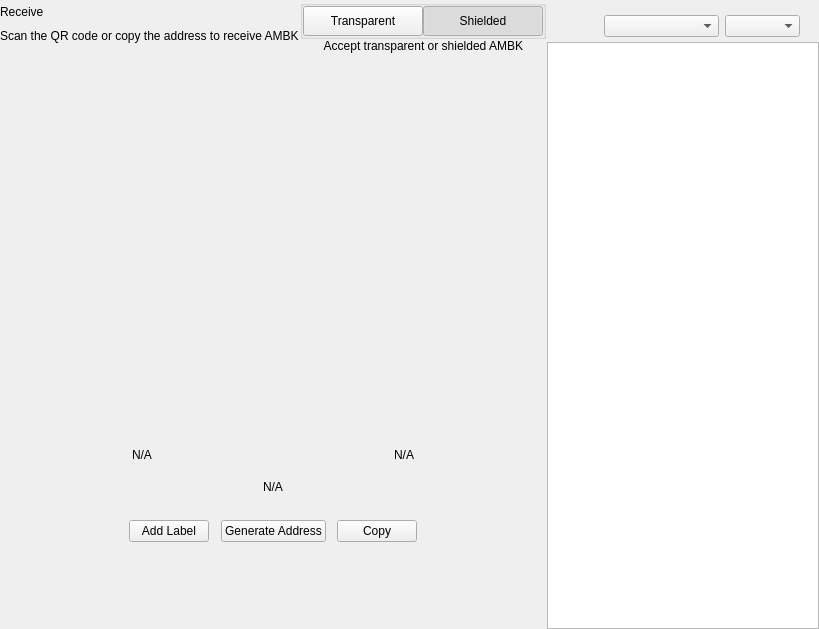
<?xml version="1.0" encoding="UTF-8"?>
<ui version="4.0">
 <class>ReceiveWidget</class>
 <widget class="QWidget" name="ReceiveWidget">
  <property name="geometry">
   <rect>
    <x>0</x>
    <y>0</y>
    <width>819</width>
    <height>629</height>
   </rect>
  </property>
  <property name="minimumSize">
   <size>
    <width>0</width>
    <height>0</height>
   </size>
  </property>
  <property name="windowTitle">
   <string>Form</string>
  </property>
  <layout class="QHBoxLayout" name="horizontalLayout_2" stretch="2,1">
   <property name="spacing">
    <number>0</number>
   </property>
   <property name="leftMargin">
    <number>0</number>
   </property>
   <property name="topMargin">
    <number>0</number>
   </property>
   <property name="rightMargin">
    <number>0</number>
   </property>
   <property name="bottomMargin">
    <number>0</number>
   </property>
   <item>
    <widget class="QWidget" name="left" native="true">
     <layout class="QVBoxLayout" name="verticalLayout_3">
      <property name="leftMargin">
       <number>0</number>
      </property>
      <property name="topMargin">
       <number>0</number>
      </property>
      <property name="rightMargin">
       <number>0</number>
      </property>
      <property name="bottomMargin">
       <number>0</number>
      </property>
      <item>
       <layout class="QVBoxLayout" name="verticalLayout_2">
        <property name="spacing">
         <number>0</number>
        </property>
        <property name="leftMargin">
         <number>0</number>
        </property>
        <item>
         <layout class="QHBoxLayout" name="horizontalLayout_3">
          <property name="spacing">
           <number>0</number>
          </property>
          <item>
           <layout class="QVBoxLayout" name="verticalLayout_4">
            <property name="spacing">
             <number>5</number>
            </property>
            <item>
             <widget class="QLabel" name="labelTitle">
              <property name="text">
               <string>Receive</string>
              </property>
             </widget>
            </item>
            <item alignment="Qt::AlignTop">
             <widget class="QLabel" name="labelSubtitle1">
              <property name="text">
               <string>Scan the QR code or copy the address to receive AMBK</string>
              </property>
             </widget>
            </item>
           </layout>
          </item>
          <item>
           <spacer name="horizontalSpacer">
            <property name="orientation">
             <enum>Qt::Horizontal</enum>
            </property>
            <property name="sizeHint" stdset="0">
             <size>
              <width>40</width>
              <height>20</height>
             </size>
            </property>
           </spacer>
          </item>
          <item>
           <widget class="QWidget" name="containerViewPrivacyChecks" native="true">
            <layout class="QVBoxLayout" name="containerPrivacyChecks">
             <property name="spacing">
              <number>0</number>
             </property>
             <property name="leftMargin">
              <number>0</number>
             </property>
             <property name="topMargin">
              <number>0</number>
             </property>
             <property name="rightMargin">
              <number>0</number>
             </property>
             <property name="bottomMargin">
              <number>0</number>
             </property>
             <item alignment="Qt::AlignHCenter|Qt::AlignVCenter">
              <widget class="QGroupBox" name="groupBox">
               <property name="title">
                <string/>
               </property>
               <layout class="QHBoxLayout" name="horizontalLayout_2_1">
                <property name="spacing">
                 <number>0</number>
                </property>
                <property name="leftMargin">
                 <number>0</number>
                </property>
                <property name="topMargin">
                 <number>0</number>
                </property>
                <property name="rightMargin">
                 <number>0</number>
                </property>
                <property name="bottomMargin">
                 <number>0</number>
                </property>
                <item>
                 <widget class="QPushButton" name="pushLeft">
                  <property name="minimumSize">
                   <size>
                    <width>120</width>
                    <height>30</height>
                   </size>
                  </property>
                  <property name="maximumSize">
                   <size>
                    <width>120</width>
                    <height>30</height>
                   </size>
                  </property>
                  <property name="focusPolicy">
                   <enum>Qt::NoFocus</enum>
                  </property>
                  <property name="text">
                   <string>Transparent</string>
                  </property>
                  <property name="checkable">
                   <bool>true</bool>
                  </property>
                  <property name="autoExclusive">
                   <bool>true</bool>
                  </property>
                 </widget>
                </item>
                <item>
                 <widget class="QPushButton" name="pushRight">
                  <property name="minimumSize">
                   <size>
                    <width>120</width>
                    <height>30</height>
                   </size>
                  </property>
                  <property name="maximumSize">
                   <size>
                    <width>120</width>
                    <height>30</height>
                   </size>
                  </property>
                  <property name="focusPolicy">
                   <enum>Qt::NoFocus</enum>
                  </property>
                  <property name="text">
                   <string>Shielded</string>
                  </property>
                  <property name="checkable">
                   <bool>true</bool>
                  </property>
                  <property name="checked">
                   <bool>true</bool>
                  </property>
                  <property name="autoExclusive">
                   <bool>true</bool>
                  </property>
                 </widget>
                </item>
               </layout>
              </widget>
             </item>
             <item alignment="Qt::AlignHCenter|Qt::AlignTop">
              <widget class="QLabel" name="labelSubtitle2">
               <property name="text">
                <string>Accept transparent or shielded AMBK</string>
               </property>
               <property name="alignment">
                <set>Qt::AlignRight|Qt::AlignTrailing|Qt::AlignVCenter</set>
               </property>
              </widget>
             </item>
            </layout>
           </widget>
          </item>
         </layout>
        </item>
        <item>
         <spacer name="verticalSpacer_2">
          <property name="orientation">
           <enum>Qt::Vertical</enum>
          </property>
          <property name="sizeType">
           <enum>QSizePolicy::Expanding</enum>
          </property>
          <property name="sizeHint" stdset="0">
           <size>
            <width>20</width>
            <height>50</height>
           </size>
          </property>
         </spacer>
        </item>
        <item alignment="Qt::AlignHCenter">
         <widget class="QWidget" name="layoutQR" native="true">
          <property name="maximumSize">
           <size>
            <width>510</width>
            <height>16777215</height>
           </size>
          </property>
          <layout class="QVBoxLayout" name="verticalLayoutQr">
           <item>
            <spacer name="verticalSpacer11">
             <property name="orientation">
              <enum>Qt::Vertical</enum>
             </property>
             <property name="sizeType">
              <enum>QSizePolicy::Fixed</enum>
             </property>
             <property name="sizeHint" stdset="0">
              <size>
               <width>20</width>
               <height>20</height>
              </size>
             </property>
            </spacer>
           </item>
           <item alignment="Qt::AlignHCenter">
            <widget class="QLabel" name="labelQrImg">
             <property name="minimumSize">
              <size>
               <width>260</width>
               <height>260</height>
              </size>
             </property>
             <property name="maximumSize">
              <size>
               <width>260</width>
               <height>260</height>
              </size>
             </property>
             <property name="text">
              <string/>
             </property>
             <property name="alignment">
              <set>Qt::AlignCenter</set>
             </property>
            </widget>
           </item>
           <item>
            <spacer name="verticalSpacer_21">
             <property name="orientation">
              <enum>Qt::Vertical</enum>
             </property>
             <property name="sizeType">
              <enum>QSizePolicy::Fixed</enum>
             </property>
             <property name="sizeHint" stdset="0">
              <size>
               <width>20</width>
               <height>30</height>
              </size>
             </property>
            </spacer>
           </item>
           <item>
            <widget class="QWidget" name="widget" native="true">
             <property name="minimumSize">
              <size>
               <width>0</width>
               <height>0</height>
              </size>
             </property>
             <layout class="QHBoxLayout" name="horizontalLayout_5">
              <item>
               <widget class="QLabel" name="labelLabel">
                <property name="text">
                 <string notr="true">N/A</string>
                </property>
               </widget>
              </item>
              <item>
               <spacer name="horizontalSpacer_2">
                <property name="orientation">
                 <enum>Qt::Horizontal</enum>
                </property>
                <property name="sizeHint" stdset="0">
                 <size>
                  <width>141</width>
                  <height>20</height>
                 </size>
                </property>
               </spacer>
              </item>
              <item>
               <widget class="QLabel" name="labelDate">
                <property name="text">
                 <string notr="true">N/A</string>
                </property>
                <property name="alignment">
                 <set>Qt::AlignRight|Qt::AlignTrailing|Qt::AlignVCenter</set>
                </property>
               </widget>
              </item>
             </layout>
            </widget>
           </item>
           <item>
            <widget class="QLabel" name="labelAddress">
             <property name="sizePolicy">
              <sizepolicy hsizetype="Expanding" vsizetype="Preferred">
               <horstretch>0</horstretch>
               <verstretch>0</verstretch>
              </sizepolicy>
             </property>
             <property name="minimumSize">
              <size>
               <width>300</width>
               <height>0</height>
              </size>
             </property>
             <property name="text">
              <string notr="true">N/A</string>
             </property>
             <property name="alignment">
              <set>Qt::AlignCenter</set>
             </property>
            </widget>
           </item>
           <item>
            <spacer name="verticalSpacer_4">
             <property name="orientation">
              <enum>Qt::Vertical</enum>
             </property>
             <property name="sizeType">
              <enum>QSizePolicy::Fixed</enum>
             </property>
             <property name="sizeHint" stdset="0">
              <size>
               <width>20</width>
               <height>20</height>
              </size>
             </property>
            </spacer>
           </item>
           <item>
            <layout class="QHBoxLayout" name="horizontalLayout_4">
             <item alignment="Qt::AlignHCenter">
              <widget class="QPushButton" name="pushButtonLabel">
               <property name="focusPolicy">
                <enum>Qt::NoFocus</enum>
               </property>
               <property name="text">
                <string>Add Label</string>
               </property>
              </widget>
             </item>
             <item alignment="Qt::AlignHCenter">
              <widget class="QPushButton" name="pushButtonNewAddress">
               <property name="focusPolicy">
                <enum>Qt::NoFocus</enum>
               </property>
               <property name="text">
                <string>Generate Address</string>
               </property>
              </widget>
             </item>
             <item alignment="Qt::AlignHCenter">
              <widget class="QPushButton" name="pushButtonCopy">
               <property name="focusPolicy">
                <enum>Qt::NoFocus</enum>
               </property>
               <property name="text">
                <string>Copy</string>
               </property>
              </widget>
             </item>
            </layout>
           </item>
           <item>
            <spacer name="verticalSpacer_3">
             <property name="orientation">
              <enum>Qt::Vertical</enum>
             </property>
             <property name="sizeType">
              <enum>QSizePolicy::Expanding</enum>
             </property>
             <property name="sizeHint" stdset="0">
              <size>
               <width>20</width>
               <height>20</height>
              </size>
             </property>
            </spacer>
           </item>
          </layout>
         </widget>
        </item>
        <item>
         <spacer name="verticalSpacer">
          <property name="orientation">
           <enum>Qt::Vertical</enum>
          </property>
          <property name="sizeHint" stdset="0">
           <size>
            <width>20</width>
            <height>40</height>
           </size>
          </property>
         </spacer>
        </item>
       </layout>
      </item>
     </layout>
    </widget>
   </item>
   <item>
    <widget class="QWidget" name="right" native="true">
     <layout class="QVBoxLayout" name="verticalLayout_5">
      <property name="spacing">
       <number>0</number>
      </property>
      <property name="leftMargin">
       <number>1</number>
      </property>
      <property name="topMargin">
       <number>0</number>
      </property>
      <property name="rightMargin">
       <number>0</number>
      </property>
      <property name="bottomMargin">
       <number>0</number>
      </property>
      <item>
       <layout class="QVBoxLayout" name="container_right">
        <property name="spacing">
         <number>0</number>
        </property>
        <property name="leftMargin">
         <number>0</number>
        </property>
        <property name="rightMargin">
         <number>0</number>
        </property>
        <item>
         <layout class="QVBoxLayout" name="verticalLayout">
          <property name="spacing">
           <number>6</number>
          </property>
          <property name="leftMargin">
           <number>19</number>
          </property>
          <property name="rightMargin">
           <number>19</number>
          </property>
          <item>
           <widget class="OptionButton" name="btnRequest" native="true"/>
          </item>
          <item>
           <widget class="OptionButton" name="btnMyAddresses" native="true">
            <property name="sizePolicy">
             <sizepolicy hsizetype="Preferred" vsizetype="Minimum">
              <horstretch>0</horstretch>
              <verstretch>0</verstretch>
             </sizepolicy>
            </property>
           </widget>
          </item>
         </layout>
        </item>
        <item>
         <widget class="QWidget" name="sortWidget" native="true">
          <layout class="QHBoxLayout" name="horizontalLayout_6">
           <property name="leftMargin">
            <number>19</number>
           </property>
           <property name="rightMargin">
            <number>19</number>
           </property>
           <property name="bottomMargin">
            <number>5</number>
           </property>
           <item>
            <spacer name="horizontalSpacer_3">
             <property name="orientation">
              <enum>Qt::Horizontal</enum>
             </property>
             <property name="sizeHint" stdset="0">
              <size>
               <width>40</width>
               <height>20</height>
              </size>
             </property>
            </spacer>
           </item>
           <item>
            <widget class="QComboBox" name="comboBoxSort">
             <property name="sizePolicy">
              <sizepolicy hsizetype="Preferred" vsizetype="Fixed">
               <horstretch>0</horstretch>
               <verstretch>0</verstretch>
              </sizepolicy>
             </property>
             <property name="minimumSize">
              <size>
               <width>115</width>
               <height>0</height>
              </size>
             </property>
            </widget>
           </item>
           <item>
            <widget class="QComboBox" name="comboBoxSortOrder">
             <property name="sizePolicy">
              <sizepolicy hsizetype="Preferred" vsizetype="Fixed">
               <horstretch>0</horstretch>
               <verstretch>0</verstretch>
              </sizepolicy>
             </property>
             <property name="minimumSize">
              <size>
               <width>75</width>
               <height>0</height>
              </size>
             </property>
            </widget>
           </item>
          </layout>
         </widget>
        </item>
        <item>
         <widget class="QListView" name="listViewAddress"/>
        </item>
       </layout>
      </item>
     </layout>
    </widget>
   </item>
  </layout>
 </widget>
 <customwidgets>
  <customwidget>
   <class>OptionButton</class>
   <extends>QWidget</extends>
   <header>qt/ambankcoin/optionbutton.h</header>
   <container>1</container>
  </customwidget>
 </customwidgets>
 <resources/>
 <connections/>
</ui>
